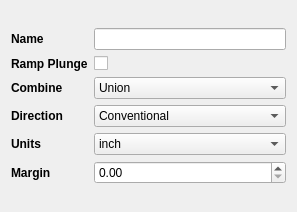
<?xml version="1.0" encoding="UTF-8"?>
<ui version="4.0">
 <class>Form</class>
 <widget class="QWidget" name="Form">
  <property name="geometry">
   <rect>
    <x>0</x>
    <y>0</y>
    <width>297</width>
    <height>212</height>
   </rect>
  </property>
  <property name="windowTitle">
   <string>Form</string>
  </property>
  <layout class="QVBoxLayout" name="verticalLayout">
   <item>
    <layout class="QFormLayout" name="formLayout">
     <property name="formAlignment">
      <set>Qt::AlignCenter</set>
     </property>
     <item row="0" column="0">
      <widget class="QLabel" name="label_Name">
       <property name="font">
        <font>
         <weight>75</weight>
         <bold>true</bold>
        </font>
       </property>
       <property name="text">
        <string>Name</string>
       </property>
      </widget>
     </item>
     <item row="0" column="1">
      <widget class="QLineEdit" name="lineEdit_Name"/>
     </item>
     <item row="1" column="0">
      <widget class="QLabel" name="label_RampPlunge">
       <property name="font">
        <font>
         <weight>75</weight>
         <bold>true</bold>
        </font>
       </property>
       <property name="text">
        <string>Ramp Plunge</string>
       </property>
      </widget>
     </item>
     <item row="1" column="1">
      <widget class="QCheckBox" name="checkBox_RampPlunge">
       <property name="text">
        <string/>
       </property>
      </widget>
     </item>
     <item row="2" column="0">
      <widget class="QLabel" name="label_Combine">
       <property name="font">
        <font>
         <weight>75</weight>
         <bold>true</bold>
        </font>
       </property>
       <property name="text">
        <string>Combine</string>
       </property>
      </widget>
     </item>
     <item row="2" column="1">
      <widget class="QComboBox" name="comboBox_ComboBox">
       <item>
        <property name="text">
         <string>Union</string>
        </property>
       </item>
       <item>
        <property name="text">
         <string>Intersect</string>
        </property>
       </item>
       <item>
        <property name="text">
         <string>Diff</string>
        </property>
       </item>
       <item>
        <property name="text">
         <string>Xor</string>
        </property>
       </item>
      </widget>
     </item>
     <item row="3" column="0">
      <widget class="QLabel" name="label_Direction">
       <property name="font">
        <font>
         <weight>75</weight>
         <bold>true</bold>
        </font>
       </property>
       <property name="text">
        <string>Direction</string>
       </property>
      </widget>
     </item>
     <item row="3" column="1">
      <widget class="QComboBox" name="comboBox_Direction">
       <item>
        <property name="text">
         <string>Conventional</string>
        </property>
       </item>
       <item>
        <property name="text">
         <string>Climb</string>
        </property>
       </item>
      </widget>
     </item>
     <item row="4" column="0">
      <widget class="QLabel" name="label_Units">
       <property name="font">
        <font>
         <weight>75</weight>
         <bold>true</bold>
        </font>
       </property>
       <property name="text">
        <string>Units</string>
       </property>
      </widget>
     </item>
     <item row="4" column="1">
      <widget class="QComboBox" name="comboBox_Units">
       <item>
        <property name="text">
         <string>inch</string>
        </property>
       </item>
       <item>
        <property name="text">
         <string>mm</string>
        </property>
       </item>
      </widget>
     </item>
     <item row="5" column="0">
      <widget class="QLabel" name="label_Margin">
       <property name="font">
        <font>
         <weight>75</weight>
         <bold>true</bold>
        </font>
       </property>
       <property name="text">
        <string>Margin</string>
       </property>
      </widget>
     </item>
     <item row="5" column="1">
      <widget class="QDoubleSpinBox" name="doubleSpinBox_Margin"/>
     </item>
    </layout>
   </item>
  </layout>
 </widget>
 <resources/>
 <connections/>
</ui>
